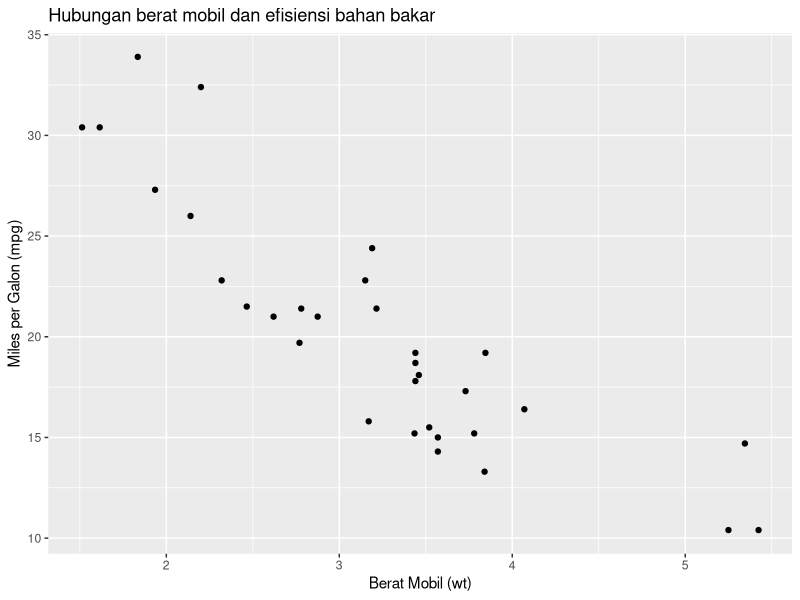
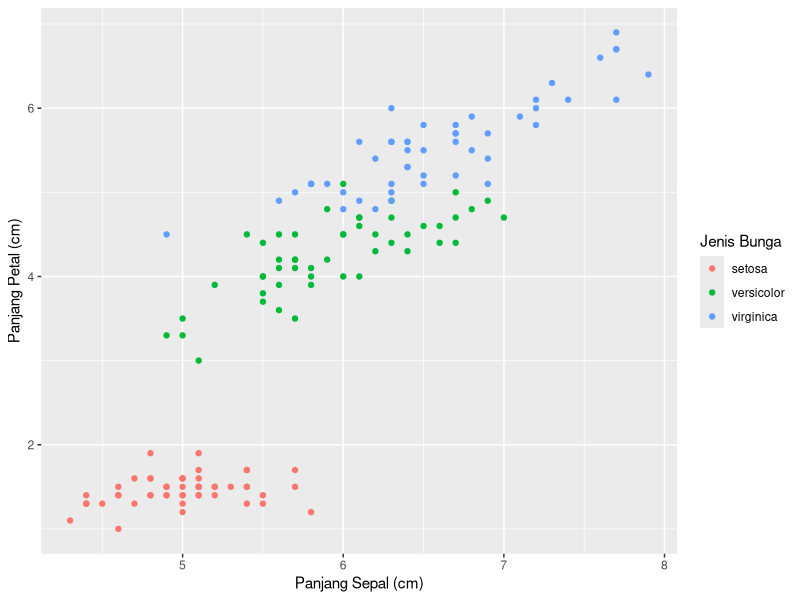
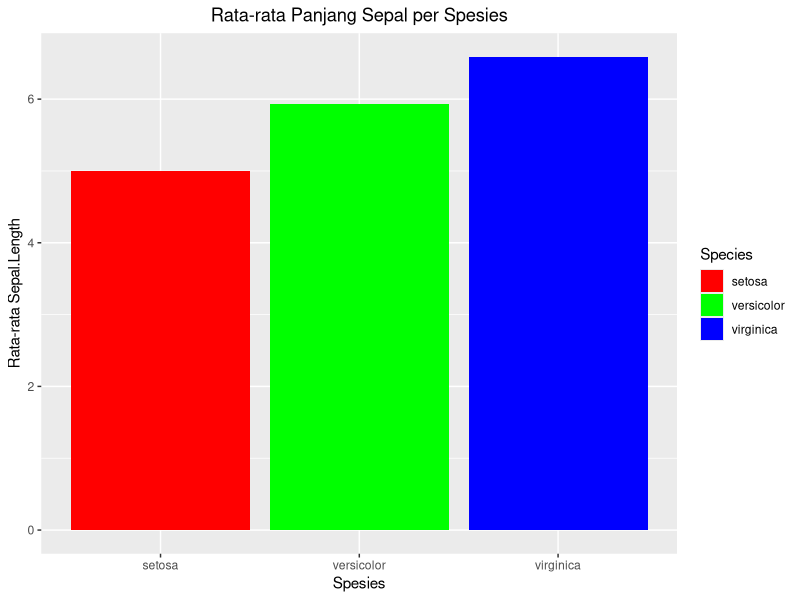
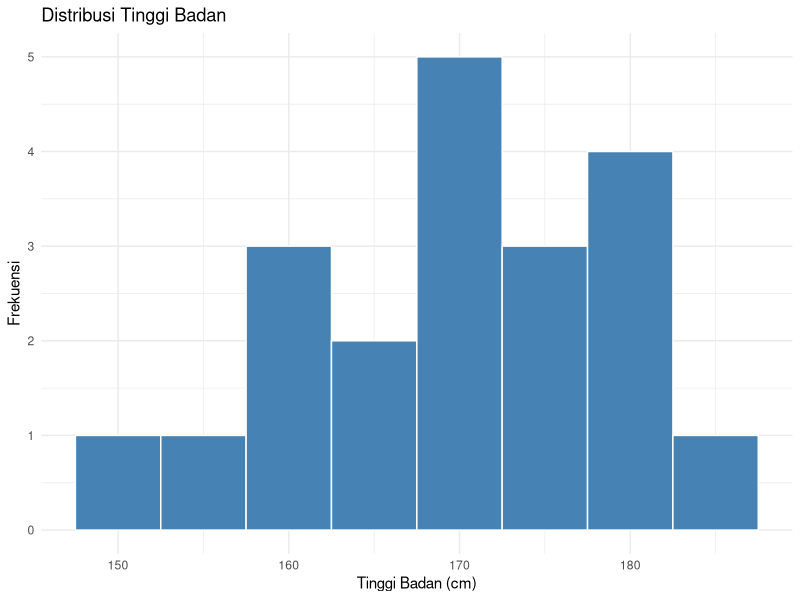

Write R code to recreate these figures, in order.
data <- data.frame(
  nama = c("Andi", "Budi", "Citra", "Dewi", "Eka"),
  jurusan = c("TI", "SI", "TI", "TI", "SI"),
  nilai = c(85, 68, 92, 74, 60)
)

print(data)

#Tidak menggunakan dplyr
data[data$nilai > 70, c("nama", "nilai")]

#Menggunakan dplyr
library(dplyr)
hasil <- data %>%
  filter(nilai > 70) %>%
  select(nama, nilai)
print(hasil)

nilaiAkhir <- data %>%
  mutate(
    status_lulus = ifelse(nilai >= 70, "Lulus", "Tidak Lulus"),
    kategori_nilai = case_when(
      nilai >= 85 ~ "Sangat Baik",
      nilai >= 70 ~ "Baik",
      TRUE ~ "Kurang"
    )
  ) %>%
  select(nama, kategori_nilai)

nilaiAkhir

data(iris)

ringkasan_iris <- iris %>%
  group_by(Species) %>%
  summarise(
    mean_sepal = mean(Sepal.Length),
    sd_sepal   = sd(Sepal.Length),
    n = n()
  )

ringkasan_iris
ringkasan_iris <- data.frame(ringkasan_iris)
str(ringkasan_iris)

df.num <- iris[, 1:4]

mean(df.num$Sepal.Length)
sd(df.num$Sepal.Length)
min(df.num$Sepal.Length)
max(df.num$Sepal.Length)

summary(df.num)

dat.num <- iris %>%
  select(where(is.numeric))

dat.num %>%
  summarise(
    mean_sepal_length = mean(Sepal.Length),
    sd_sepal_length   = sd(Sepal.Length),
    min_sepal_length  = min(Sepal.Length),
    max_sepal_length  = max(Sepal.Length)
  )

library(ggplot2)

df <- mtcars
colnames(df)

ggplot(data = df, aes(x = wt, y = mpg)) +
  geom_point() +
  labs(
    title = "Hubungan berat mobil dan efisiensi bahan bakar",
    x = "Berat Mobil (wt)",
    y = "Miles per Galon (mpg)"
  )

p <- ggplot(iris, aes(Sepal.Length, Petal.Length, color = Species)) +
  geom_point() +
  labs(
    x = "Panjang Sepal (cm)",
    y = "Panjang Petal (cm)",
    color = "Jenis Bunga"
  )
p

library(ggplot2)
library(dplyr)

iris_summary <- iris %>%
  group_by(Species) %>%
  summarise(mean_sepal = mean(Sepal.Length))

barplot <- ggplot(
  data = iris_summary,
  aes(x = Species, y = mean_sepal, fill = Species)
) +
  geom_bar(stat = "identity") +
  scale_fill_manual(values = rainbow(length(unique(iris_summary$Species)))) +
  labs(
    title = "Rata-rata Panjang Sepal per Spesies",
    x = "Spesies",
    y = "Rata-rata Sepal.Length"
  ) +
  theme(
    plot.title = element_text(hjust = 0.5)
  )

barplot

library(dplyr)
library(ggplot2)

df_tinggi <- data.frame(
  tinggi_badan = c(150, 155, 160, 162, 165, 168, 170, 172, 175, 178,
                   180, 182, 185, 158, 164, 169, 171, 174, 176, 179)
)

str(df_tinggi)

statistik <- df_tinggi %>%
  summarise(
    jumlah_data = n(),
    minimum = min(tinggi_badan),
    maksimum = max(tinggi_badan),
    rata_rata = mean(tinggi_badan),
    median = median(tinggi_badan),
    simpangan_baku = sd(tinggi_badan)
  )

statistik <- data.frame(statistik)
statistik

ggplot(df_tinggi, aes(x = tinggi_badan)) +
  geom_histogram(binwidth = 5, fill = "steelblue", color = "white") +
  labs(
    title = "Distribusi Tinggi Badan",
    x = "Tinggi Badan (cm)",
    y = "Frekuensi"
  ) +
  theme_minimal()
